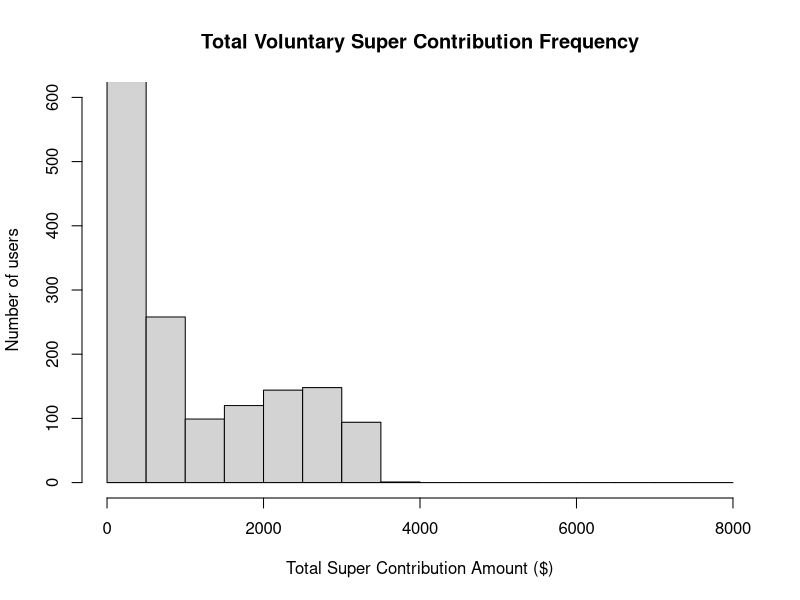
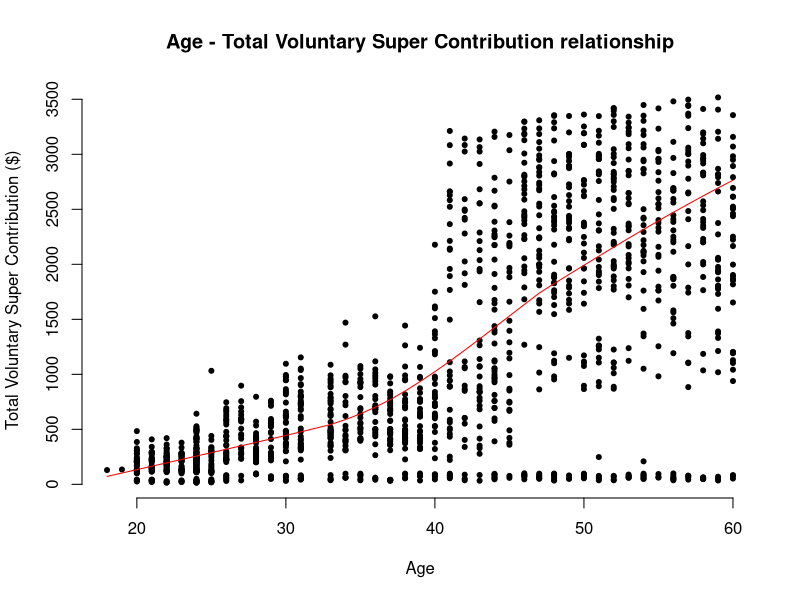
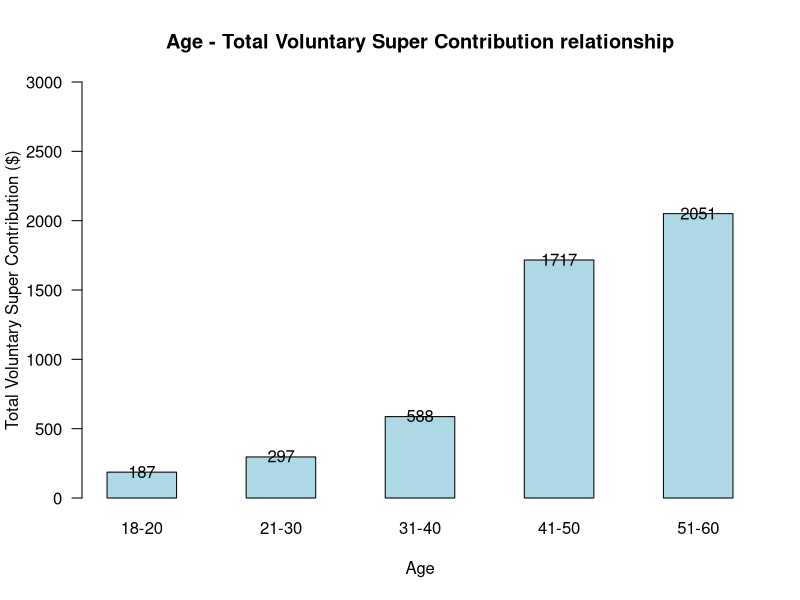
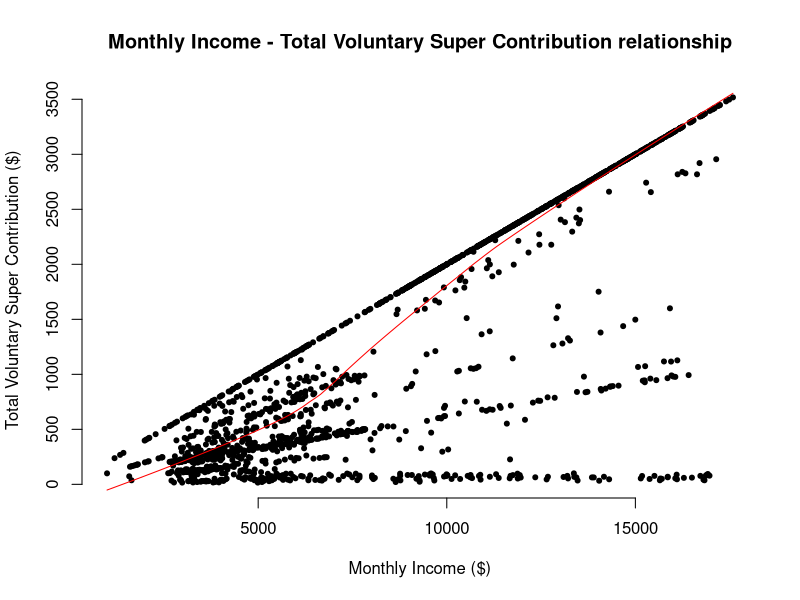
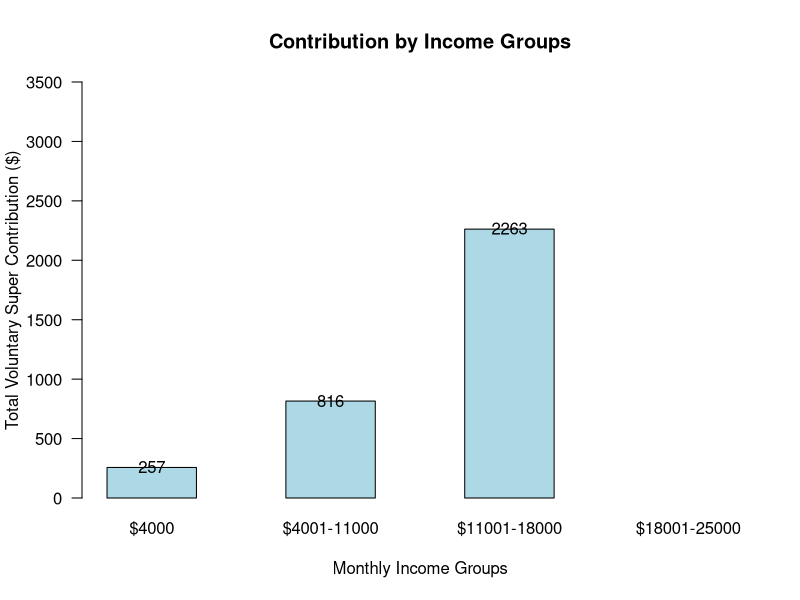
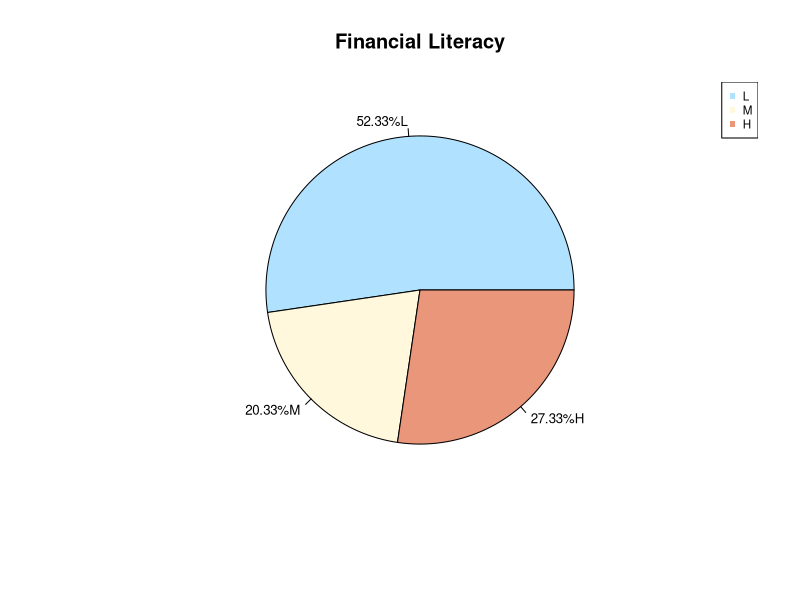
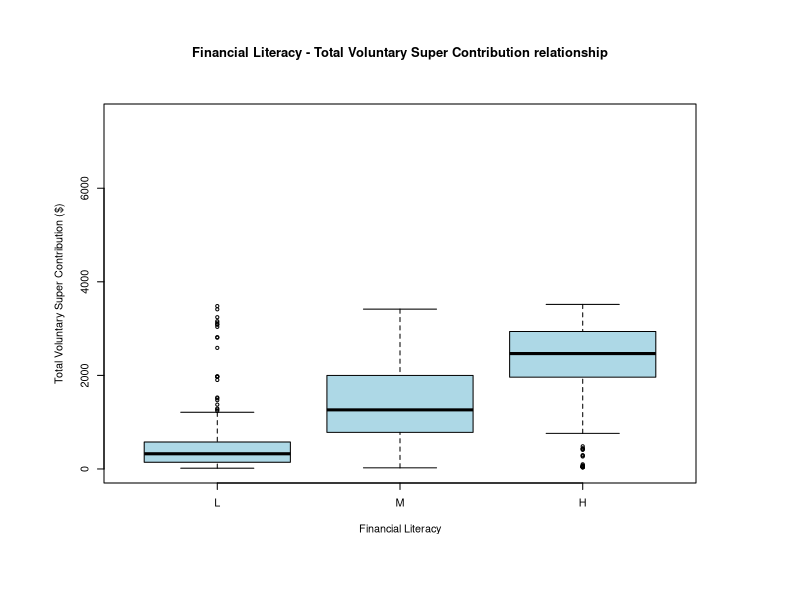
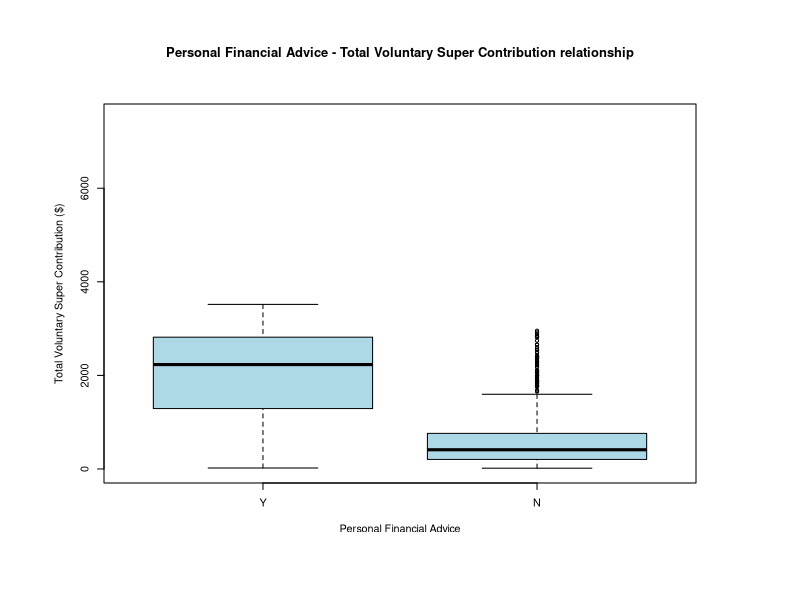

Source code (R) for these figures, in order:
data <- read.csv("z5363886_z5363886-Assessment2Data.csv")
data <- na.omit(data)

# Total Voluntary Super Contribution frequency
hist(data$C_TotalVoluntarySuperContribution, breaks=seq(0,8000,l=17), ann=FALSE, xlim=c(0,8000), ylim=c(0,600))
title(main="Total Voluntary Super Contribution Frequency", xlab="Total Super Contribution Amount ($)", ylab="Number of users")
mean(data$C_TotalVoluntarySuperContribution)

# Age
plot(data$C_Age, data$C_TotalVoluntarySuperContribution, pch = 20, frame = FALSE, ann = FALSE)
title(xlab = "Age", ylab = "Total Voluntary Super Contribution ($)", main = "Age - Total Voluntary Super Contribution relationship")

lines(lowess(data$C_Age, data$C_TotalVoluntarySuperContribution), col = "red")
cor(data$C_Age, data$C_TotalVoluntarySuperContribution)

Age_1 <- subset(data, C_Age<=20)
Age_2 <- subset(data,C_Age>=21 & C_Age <=30)
Age_3 <- subset(data,C_Age>=31 & C_Age <=40)
Age_4 <- subset(data,C_Age>=41 & C_Age <=50)
Age_5 <- subset(data,C_Age>=51 & C_Age <=60)
Age_1_cont <- mean(Age_1$C_TotalVoluntarySuperContribution)
Age_2_cont <- mean(Age_2$C_TotalVoluntarySuperContribution)
Age_3_cont <- mean(Age_3$C_TotalVoluntarySuperContribution)
Age_4_cont <- mean(Age_4$C_TotalVoluntarySuperContribution)
Age_5_cont <- mean(Age_5$C_TotalVoluntarySuperContribution)
Age <- c(Age_1_cont,Age_2_cont,Age_3_cont,Age_4_cont,Age_5_cont)
col_names <- c("18-20","21-30","31-40","41-50","51-60")
x <- barplot(Age, las = 1, col = "lightblue", ylim = c(0,3000), names.arg = col_names,mar =c(4,4,4,4), space =1)
title(main = "Age - Total Voluntary Super Contribution relationship", xlab = "Age", ylab = "Total Voluntary Super Contribution ($)")
y<- as.matrix(ceiling(Age))
text(x,y+4,labels=as.character(y))

# Monthly Income
plot(data$C_MonthlyIncome, data$C_TotalVoluntarySuperContribution, pch = 20, frame = FALSE, ann = FALSE)
title(xlab = "Monthly Income ($)", ylab = "Total Voluntary Super Contribution ($)", main = "Monthly Income - Total Voluntary Super Contribution relationship")

lines(lowess(data$C_MonthlyIncome, data$C_TotalVoluntarySuperContribution), col = "red")

cor(data$C_MonthlyIncome, data$C_TotalVoluntarySuperContribution)
sd(data$C_MonthlyIncome)
sd(data$C_TotalVoluntarySuperContribution)


Inc_1 <- subset(data, C_MonthlyIncome<=4000)
Inc_2 <- subset(data,C_MonthlyIncome>4000 & C_MonthlyIncome <=11000)
Inc_3 <- subset(data,C_MonthlyIncome>11000 & C_MonthlyIncome <=18000)
Inc_4 <- subset(data,C_MonthlyIncome>18000 & C_MonthlyIncome <=25000)
Inc_1_cont <- mean(Inc_1$C_TotalVoluntarySuperContribution)
Inc_2_cont <- mean(Inc_2$C_TotalVoluntarySuperContribution)
Inc_3_cont <- mean(Inc_3$C_TotalVoluntarySuperContribution)
Inc_4_cont <- mean(Inc_4$C_TotalVoluntarySuperContribution)
Inc <- c(Inc_1_cont,Inc_2_cont,Inc_3_cont,Inc_4_cont)
col_names <- c("$4000","$4001-11000","$11001-18000","$18001-25000")
x <- barplot(Inc, las = 1, col = "lightblue", ylim = c(0,3500), names.arg = col_names,mar =c(4,4,4,4), space =1)
title(main = "Contribution by Income Groups", xlab=mtext("Monthly Income Groups", side=1, line=3), ylab= "Total Voluntary Super Contribution ($)")
y<- as.matrix(ceiling(Inc))
text(x,y+4,labels=as.character(y))

# Financial Literacy
Low <- ifelse(data$C_FinancialLiteracy =="L",1,0)
Low_sum <- sum(Low)
Medium <- ifelse(data$C_FinancialLiteracy =="M",1,0)
Medium_sum <- sum(Medium)
High <- ifelse(data$C_FinancialLiteracy =="H",1,0)
High_sum <- sum(High)
#Creating Vector of Gender
financialLiteracy <- c(Low_sum,Medium_sum, High_sum)
#Creating pie charts and labelling
pie_labels <- paste0(round(100*financialLiteracy/sum(financialLiteracy),2),"%",col=c("L","M","H"))
pie(financialLiteracy, labels =pie_labels,col=c("lightskyblue1","cornsilk","darksalmon" ) ,cex=0.8)
legend("topright", c("L","M","H"), cex = 0.7, col=c("lightskyblue1","cornsilk","darksalmon"),pch =c(15,15,15))
title("Financial Literacy")

data_new <- data
data_new$C_FinancialLiteracy <- factor(data_new$C_FinancialLiteracy, c("L","M","H"))
options(repr.plot.width = 5, repr.plot.height = 1.5)
par(mar = c(9, 8, 8, 8), cex = 0.65)
boxplot(data_new$C_TotalVoluntarySuperContribution~ data_new$C_FinancialLiteracy, 
        xlab="Financial Literacy", ylab="Total Voluntary Super Contribution ($)",
        main ="Financial Literacy - Total Voluntary Super Contribution relationship", ylim=c(0,7500),
        col="lightblue")
fin_lit_L<-subset(data,C_FinancialLiteracy=="L")$C_TotalVoluntarySuperContribution
summary(fin_lit_L)
fin_lit_M<-subset(data,C_FinancialLiteracy=="M")$C_TotalVoluntarySuperContribution
summary(fin_lit_M)
fin_lit_H<-subset(data,C_FinancialLiteracy=="H")$C_TotalVoluntarySuperContribution
summary(fin_lit_H)
# personal financial advice
data_adv <- data
data_adv$C_PersonalFinancialAdvice <- factor(data_adv$C_PersonalFinancialAdvice, c("Y","N"))
options(repr.plot.width = 5, repr.plot.height = 1.5)
par(mar = c(9, 8, 8, 8), cex = 0.65)
boxplot(data_adv$C_TotalVoluntarySuperContribution~ data_adv$C_PersonalFinancialAdvice, 
        xlab="Personal Financial Advice", ylab="Total Voluntary Super Contribution ($)",
        main ="Personal Financial Advice - Total Voluntary Super Contribution relationship", ylim=c(0,7500),
        col="lightblue")
personal_Y<-subset(data,C_PersonalFinancialAdvice=="Y")$C_TotalVoluntarySuperContribution
summary(personal_Y)
personal_N<-subset(data,C_PersonalFinancialAdvice=="N")$C_TotalVoluntarySuperContribution
summary(personal_N)
# show tutorial
data_tut <- data
data_tut$App_ShowTutorial <- factor(data_tut$App_ShowTutorial, c("Y","N"))
options(repr.plot.width = 5, repr.plot.height = 1.5)
par(mar = c(9, 8, 8, 8), cex = 0.65)
boxplot(data_adv$C_TotalVoluntarySuperContribution~ data_tut$App_ShowTutorial, 
        xlab="Show Tutorial", ylab="Total Voluntary Super Contribution ($)",
        main ="Show Tutorial - Total Voluntary Super Contribution relationship", ylim=c(0,7500),
        col="lightblue")